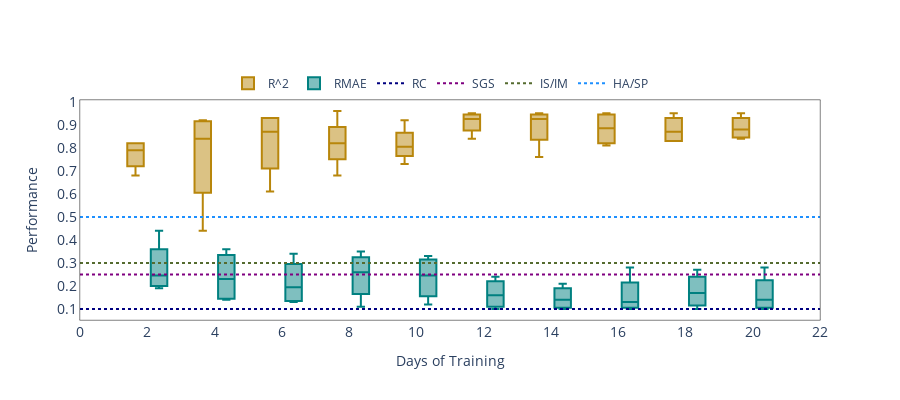

Notebook code cell kept with this figure:
### Code cell
import chart_studio
fig = go.Figure() 
a = np.array([1, 2, 3, 4, 5])
b = np.array([1, 3, 2, 3, 1])
# Defining x axis
x = x
fig.add_trace(go.Box(
  
    # defining y axis in corresponding
    # to x-axis
    y=RF_P,
    x=x,
    name='R^2',
    marker_color='darkgoldenrod',
    showlegend=True
   
))
#fig.add_trace(go.Box(
    #y=ANN_P,
   #x=x,
    #name='XGBoost(R^2)',
    #marker_color='deeppink',
    #showlegend=True

#))

fig.add_trace(go.Box(
  
    #defining y axis in corresponding
   # to x-axis
    y=RF_R,
    x=x,
    name='RMAE',
    marker_color='teal',
    showlegend=True
   
))
#fig.add_trace(go.Box(
   #y=ANN_R,
    #x=x,
    #name='XGBoost(NMAE)',
    #marker_color='deeppink',
    #showlegend=True

#))
fig.add_trace(go.Scatter(x=X,
                y=Reg, 
                name="RC",
                mode = 'lines',
                #marker_color='dodgerblue',
                line = dict(shape = 'linear',width = 2, color = 'navy', dash = 'dot'),
                connectgaps = True,
                showlegend=True
                        ))
fig.add_trace(go.Scatter(x=X,
                y=Spatial, 
                name="SGS",
                mode = 'lines',
                #marker_color='dodgerblue',
                line = dict(shape = 'linear',width = 2, color = 'purple', dash = 'dot'),
                connectgaps = True,
                showlegend=True
                    
                        ))
fig.add_trace(go.Scatter(x=X,
                y=Intervention, 
                name="IS/IM",
                mode = 'lines',
                #marker_color='dodgerblue',
                line = dict(shape = 'linear',width = 2, color = 'darkolivegreen', dash = 'dot'),
                connectgaps = True,
                showlegend=True
                
                        ))
fig.add_trace(go.Scatter(x=X,
                y=Hs_and_sp, 
                name="HA/SP",
                    
                mode = 'lines',
                #marker_color='dodgerblue',
                line = dict(shape = 'linear',width = 2, color = 'dodgerblue', dash = 'dot'),
                connectgaps = True,
                showlegend=True
               
                        ))

  
fig.update_layout(autosize=True,
                 #title={'text': "<b>CO Monthly Calibration Scheme </b>",
        #'y':0.84,
        #'x':0.4,
        #'xanchor': 'center',
        #'yanchor': 'top'}, 
    #width=1600,
    height=400,
                  
  legend=dict( yanchor="bottom",
    y=1.01,
    x=0.2,
    orientation="h"
),
    # group together boxes of the different
    # traces for each value of x
    boxmode='group',
                  plot_bgcolor='rgba(0,0,0,0)'
)

fig.update_xaxes(title_text="Days of Training",tickfont = dict(size=14),linewidth=0.5, linecolor='black',tick0 = 2,
        dtick = 2,
                 mirror=True)
fig.update_yaxes(title_text="Performance",tickfont = dict(size=14),linewidth=0.5, linecolor='black',tick0 = 0.1,
        dtick = 0.1,
                 mirror=True)
fig.show()
#chart_studio.plotly.sign_in('vinylango', 'gybbJVWfRSUoTcRRSa6J')
#chart_studio.plotly.image.save_as(fig, filename='models_boxplot.png')
#Image('models_boxplot.png')

### Figure 1 — Plotly figure (JSON) as saved in the notebook; plotly's stock layout.template omitted (floating-point values rounded to 4 significant figures)
{"data": [{"marker": {"color": "darkgoldenrod"}, "name": "R^2", "showlegend": true, "type": "box", "x": ["2", "2", "2", "2", "4", "4", "4", "4", "6", "6", "6", "6", "8", "8", "8", "8", "10", "10", "10", "10", "12", "12", "12", "12", "14", "14", "14", "14", "16", "16", "16", "16", "18", "18", "18", "18", "20", "20", "20", "20"], "y": [0.82, 0.82, 0.68, 0.76, 0.44, 0.92, 0.91, 0.77, 0.81, 0.61, 0.93, 0.93, 0.82, 0.82, 0.68, 0.96, 0.92, 0.81, 0.8, 0.73, 0.95, 0.94, 0.91, 0.84, 0.76, 0.95, 0.94, 0.91, 0.83, 0.81, 0.94, 0.95, 0.91, 0.83, 0.83, 0.95, 0.95, 0.91, 0.84, 0.85, 0.95, 0.95, 0.91, 0.84, 0.87, 0.94, 0.95, 0.91, 0.83, 0.89]}, {"marker": {"color": "teal"}, "name": "RMAE", "showlegend": true, "type": "box", "x": ["2", "2", "2", "2", "4", "4", "4", "4", "6", "6", "6", "6", "8", "8", "8", "8", "10", "10", "10", "10", "12", "12", "12", "12", "14", "14", "14", "14", "16", "16", "16", "16", "18", "18", "18", "18", "20", "20", "20", "20"], "y": [0.21, 0.19, 0.28, 0.44, 0.31, 0.15, 0.14, 0.36, 0.34, 0.25, 0.14, 0.13, 0.35, 0.3, 0.22, 0.11, 0.12, 0.3, 0.33, 0.19, 0.1, 0.12, 0.2, 0.24, 0.17, 0.1, 0.11, 0.21, 0.28, 0.15, 0.11, 0.1, 0.21, 0.27, 0.13, 0.1, 0.1, 0.17, 0.28, 0.11, 0.1, 0.1, 0.17, 0.27, 0.09, 0.11, 0.1, 0.17, 0.27, 0.07]}, {"connectgaps": true, "line": {"color": "navy", "dash": "dot", "shape": "linear", "width": 2}, "mode": "lines", "name": "RC", "showlegend": true, "type": "scatter", "x": ["0", "0", "0", "0", "2", "2", "2", "2", "4", "4", "4", "4", "6", "6", "6", "6", "8", "8", "8", "8", "10", "10", "10", "10", "12", "12", "12", "12", "14", "14", "14", "14", "16", "16", "16", "16", "18", "18", "18", "18", "20", "20", "20", "20", "22", "22", "22", "22"], "y": [0.1, 0.1, 0.1, 0.1, 0.1, 0.1, 0.1, 0.1, 0.1, 0.1, 0.1, 0.1, 0.1, 0.1, 0.1, 0.1, 0.1, 0.1, 0.1, 0.1, 0.1, 0.1, 0.1, 0.1, 0.1, 0.1, 0.1, 0.1, 0.1, 0.1, 0.1, 0.1, 0.1, 0.1, 0.1, 0.1, 0.1, 0.1, 0.1, 0.1, 0.1, 0.1, 0.1, 0.1, 0.1, 0.1, 0.1, 0.1]}, {"connectgaps": true, "line": {"color": "purple", "dash": "dot", "shape": "linear", "width": 2}, "mode": "lines", "name": "SGS", "showlegend": true, "type": "scatter", "x": ["0", "0", "0", "0", "2", "2", "2", "2", "4", "4", "4", "4", "6", "6", "6", "6", "8", "8", "8", "8", "10", "10", "10", "10", "12", "12", "12", "12", "14", "14", "14", "14", "16", "16", "16", "16", "18", "18", "18", "18", "20", "20", "20", "20", "22", "22", "22", "22"], "y": [0.25, 0.25, 0.25, 0.25, 0.25, 0.25, 0.25, 0.25, 0.25, 0.25, 0.25, 0.25, 0.25, 0.25, 0.25, 0.25, 0.25, 0.25, 0.25, 0.25, 0.25, 0.25, 0.25, 0.25, 0.25, 0.25, 0.25, 0.25, 0.25, 0.25, 0.25, 0.25, 0.25, 0.25, 0.25, 0.25, 0.25, 0.25, 0.25, 0.25, 0.25, 0.25, 0.25, 0.25, 0.25, 0.25, 0.25, 0.25]}, {"connectgaps": true, "line": {"color": "darkolivegreen", "dash": "dot", "shape": "linear", "width": 2}, "mode": "lines", "name": "IS/IM", "showlegend": true, "type": "scatter", "x": ["0", "0", "0", "0", "2", "2", "2", "2", "4", "4", "4", "4", "6", "6", "6", "6", "8", "8", "8", "8", "10", "10", "10", "10", "12", "12", "12", "12", "14", "14", "14", "14", "16", "16", "16", "16", "18", "18", "18", "18", "20", "20", "20", "20", "22", "22", "22", "22"], "y": [0.3, 0.3, 0.3, 0.3, 0.3, 0.3, 0.3, 0.3, 0.3, 0.3, 0.3, 0.3, 0.3, 0.3, 0.3, 0.3, 0.3, 0.3, 0.3, 0.3, 0.3, 0.3, 0.3, 0.3, 0.3, 0.3, 0.3, 0.3, 0.3, 0.3, 0.3, 0.3, 0.3, 0.3, 0.3, 0.3, 0.3, 0.3, 0.3, 0.3, 0.3, 0.3, 0.3, 0.3, 0.3, 0.3, 0.3, 0.3]}, {"connectgaps": true, "line": {"color": "dodgerblue", "dash": "dot", "shape": "linear", "width": 2}, "mode": "lines", "name": "HA/SP", "showlegend": true, "type": "scatter", "x": ["0", "0", "0", "0", "2", "2", "2", "2", "4", "4", "4", "4", "6", "6", "6", "6", "8", "8", "8", "8", "10", "10", "10", "10", "12", "12", "12", "12", "14", "14", "14", "14", "16", "16", "16", "16", "18", "18", "18", "18", "20", "20", "20", "20", "22", "22", "22", "22"], "y": [0.5, 0.5, 0.5, 0.5, 0.5, 0.5, 0.5, 0.5, 0.5, 0.5, 0.5, 0.5, 0.5, 0.5, 0.5, 0.5, 0.5, 0.5, 0.5, 0.5, 0.5, 0.5, 0.5, 0.5, 0.5, 0.5, 0.5, 0.5, 0.5, 0.5, 0.5, 0.5, 0.5, 0.5, 0.5, 0.5, 0.5, 0.5, 0.5, 0.5, 0.5, 0.5, 0.5, 0.5, 0.5, 0.5, 0.5, 0.5]}], "layout": {"autosize": true, "boxmode": "group", "height": 400, "legend": {"orientation": "h", "x": 0.2, "y": 1.01, "yanchor": "bottom"}, "plot_bgcolor": "rgba(0,0,0,0)", "xaxis": {"dtick": 2, "linecolor": "black", "linewidth": 0.5, "mirror": true, "tick0": 2, "tickfont": {"size": 14}, "title": {"text": "Days of Training"}}, "yaxis": {"dtick": 0.1, "linecolor": "black", "linewidth": 0.5, "mirror": true, "tick0": 0.1, "tickfont": {"size": 14}, "title": {"text": "Performance"}}}}
